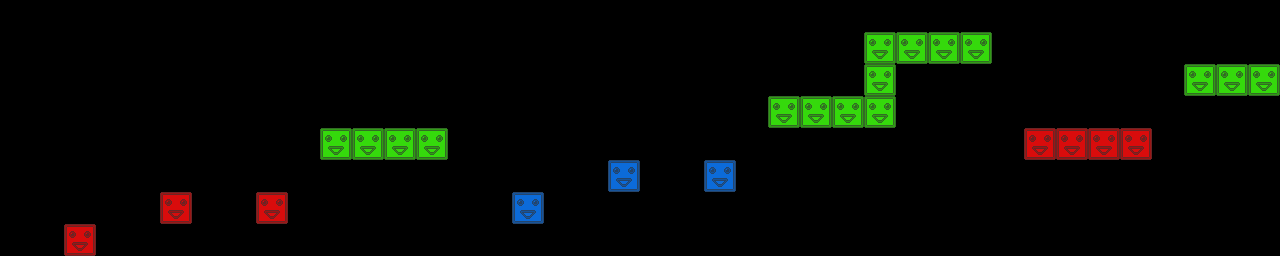

This is a level from a 2D game, rendered from its Tiled map with the project's own tilesets. A one-line summary and the map file follow, with tile-layer data summarised:
An orthogonal 40x8 tile map with 32x32 px tiles, 3 tile layers (red, green, blue) and 8 objects.

<map version="1.0" orientation="orthogonal" renderorder="right-down" width="40" height="8" tilewidth="32" tileheight="32">
 <tileset firstgid="1" name="blocks" tilewidth="32" tileheight="32">
  <image source="blocks.png" width="96" height="32" />
 </tileset>
 <layer name="red" width="40" height="8">
  <data>[320 cells, 7 non-empty, 1 distinct tile ids]</data>
 </layer>
 <layer name="green" width="40" height="8">
  <data>[320 cells, 16 non-empty, 1 distinct tile ids]</data>
 </layer>
 <layer name="blue" width="40" height="8">
  <data>[320 cells, 3 non-empty, 1 distinct tile ids]</data>
 </layer>
 <objectgroup name="crystals">
  <object x="233" y="158">
   <ellipse />
  </object>
  <object x="421" y="95">
   <ellipse />
  </object>
  <object x="574" y="154">
   <ellipse />
  </object>
  <object x="816" y="80">
   <ellipse />
  </object>
  <object x="1053" y="79">
   <ellipse />
  </object>
  <object x="1239" y="31">
   <ellipse />
  </object>
 </objectgroup>
 <objectgroup name="spikes">
  <object x="944" y="19">
   <ellipse />
  </object>
  <object x="1094" y="110">
   <ellipse />
  </object>
 </objectgroup>
</map>
